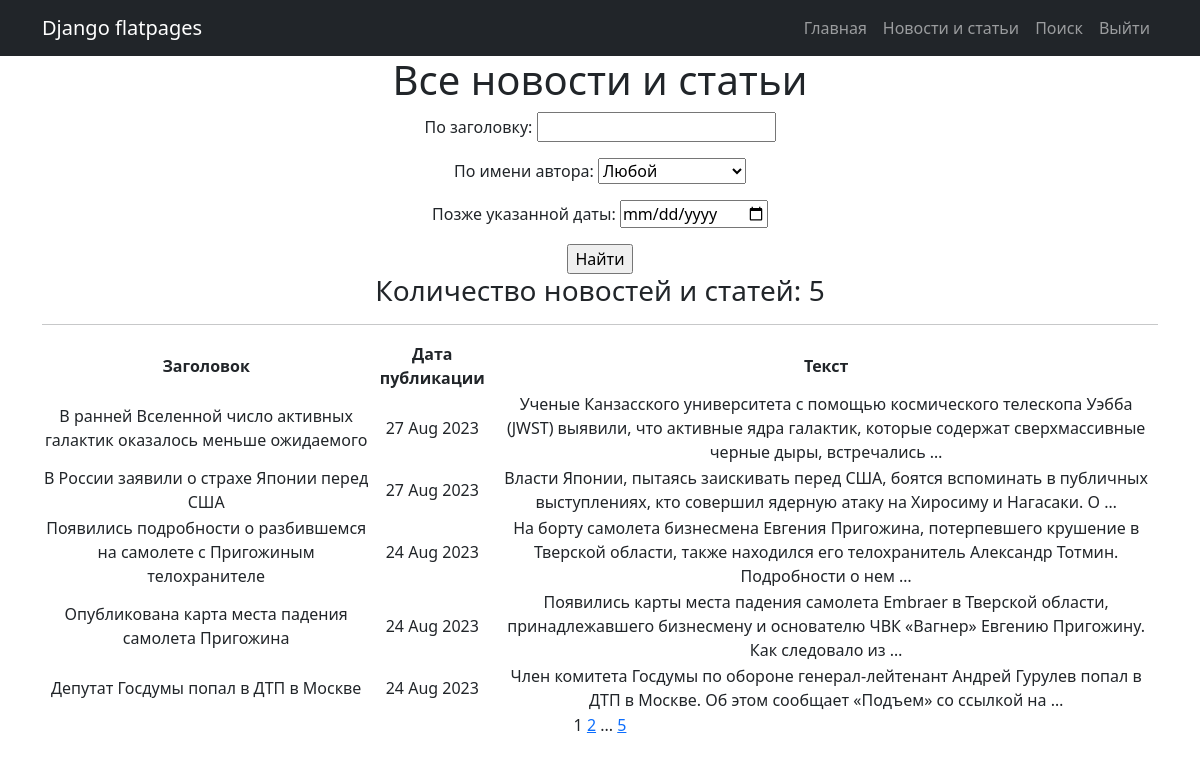
/posts/search/ (signed in), run on the app's committed database.
### news/models.py (models this page shows, shortened)
class Post(models.Model):
    news = 'NW'
    article = 'AR'
    CHAPTER = [
        (news, 'Новость'),
        (article, 'Статья')
    ]
    post_type = models.CharField(max_length=2, choices=CHAPTER, default=news)
    post_time = models.DateTimeField(auto_now_add=True)
    headline = models.CharField(max_length=255)
    article_text = models.TextField()
    rating = models.IntegerField(default=0)
    post_author = models.ForeignKey(Author, on_delete=models.CASCADE)
    post_category = models.ManyToManyField(Category, through='PostCategory')

### news/views.py (the view)
# urls.py: path('search/', PostSearch.as_view(), name='post_search'),
class PostSearch(LoginRequiredMixin, ListView):
    model = Post
    ordering = '-post_time'
    template_name = 'post_search.html'
    context_object_name = 'posts'
    paginate_by = 5
    def get_queryset(self):
        queryset = super().get_queryset()
        self.filterset = PostFilter(self.request.GET, queryset)
        return self.filterset.qs
    def get_context_data(self, **kwargs):
        context = super().get_context_data(**kwargs)
        context['filterset'] = self.filterset
        return context

### news/templatetags/custom_filters.py (called while the page is built)
@register.filter()
def censor(value):
    if not isinstance(value, str):
        raise TypeError()
    for word in bad_words:
        value = value.replace(word, word[0] + '*' * (len(word) - 1))
    return value

### news/templatetags/custom_tags.py (called while the page is built)
@register.simple_tag(takes_context=True)
def url_replace(context, **kwargs):
    d = context['request'].GET.copy()
    for k, v in kwargs.items():
        d[k] = v
    return d.urlencode()

### templates/post_search.html (shortened to what this page needs)
{% extends 'flatpages/default.html' %}
{% load custom_filters %}
{% load custom_tags %}
{% block content %}
    <h1>Все новости и статьи</h1>
    {% load cache %}
    {% cache 100 search %}
        <form action="" method="get">
            {{  filterset.form.as_p }}
            <input type="submit" value="Найти" />
        </form>
    {% endcache %}
    <h3> Количество новостей и статей: {{ posts|length }}</h3>
    <hr>
    {% if posts %}
        <table>
            <tr>
                <td><b>Заголовок</b></td>
                <td><b>Дата публикации</b></td>
                <td><b>Текст</b></td>
            </tr>
            {% for post in posts %}
            <tr>
                <td>{{ post.headline|censor }}</td>
                <td>{{ post.post_time|date:'d M Y' }}</td>
                <td>{{ post.article_text|truncatewords:20|censor }}</td>
            </tr>
            {% endfor %}
        </table>
    {% else %}
        <h2>Новостей нет!</h2>
    {% endif %}
    {{ page_obj.number }}
    {% if page_obj.has_next %}
        <a href="?{% url_replace page=page_obj.next_page_number %}">{{ page_obj.next_page_number }}</a>
        {% if paginator.num_pages != page_obj.next_page_number %}
            ...
            <a href="?{% url_replace page=page_obj.paginator.num_pages %}">{{ page_obj.paginator.num_pages }}</a>
        {% endif %}
    {% endif %}
{% endblock content %}

### data on the page
Post: headline|censor "В ранней Вселенной число активных галактик оказалось меньше ожидаемого", post_time "27 Aug 2023", article_text|censor "Ученые Канзасского университета с помощью космического телескопа Уэбба (JWST) выявили, что активные ядра галактик, которые содержат сверхмассивные черные дыры, встречались …"
Post: headline|censor "В России заявили о страхе Японии перед США", post_time "27 Aug 2023", article_text|censor "Власти Японии, пытаясь заискивать перед США, боятся вспоминать в публичных выступлениях, кто совершил ядерную атаку на Хиросиму и Нагасаки. О …"
Post: headline|censor "Появились подробности о разбившемся на самолете с Пригожиным телохранителе", post_time "24 Aug 2023", article_text|censor "На борту самолета бизнесмена Евгения Пригожина, потерпевшего крушение в Тверской области, также находился его телохранитель Александр Тотмин. Подробности о нем …"
Post: headline|censor "Опубликована карта места падения самолета Пригожина", post_time "24 Aug 2023", article_text|censor "Появились карты места падения самолета Embraer в Тверской области, принадлежавшего бизнесмену и основателю ЧВК «Вагнер» Евгению Пригожину. Как следовало из …"
Post: headline|censor "Депутат Госдумы попал в ДТП в Москве", post_time "24 Aug 2023", article_text|censor "Член комитета Госдумы по обороне генерал-лейтенант Андрей Гурулев попал в ДТП в Москве. Об этом сообщает «Подъем» со ссылкой на …"

### other printed values
{{ posts|length }} "5"
{{ page_obj.number }} "1"
{{ page_obj.next_page_number }} "2"
{{ page_obj.paginator.num_pages }} "5"
